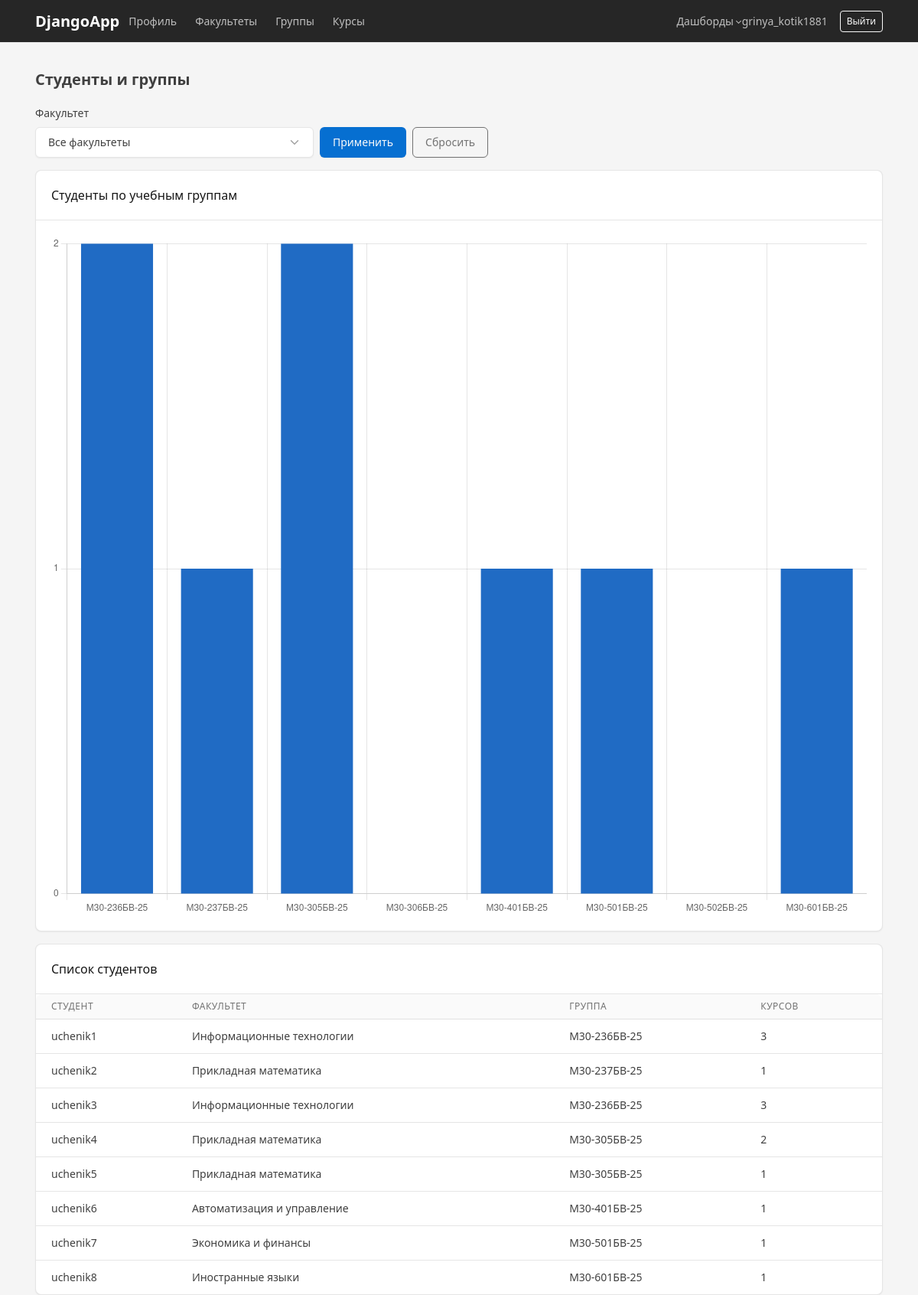
The app's page /dashboards/students/ (signed in) with its own data.
### accounts/models.py (models this page shows, shortened)
class StudentProfile(models.Model):
    user = models.OneToOneField(
        User,
        on_delete=models.CASCADE,
        related_name='student_profile'
    )
    department = models.ForeignKey(
        Department,
        on_delete=models.SET_NULL,
        null=True,
        blank=True,
        related_name='students'
    )
    academic_group = models.ForeignKey(
        AcademicGroup,
        on_delete=models.SET_NULL,
        null=True,
        blank=True,
        related_name='students'
    )
    courses = models.ManyToManyField(
        Course,
        blank=True,
        related_name='students'
    )

class Department(models.Model):
    name = models.CharField(max_length=200)

class AcademicGroup(models.Model):
    name = models.CharField(max_length=50)
    department = models.ForeignKey(
        Department,
        on_delete=models.CASCADE,
        related_name='groups'
    )

### accounts/dashboard_views.py (the view)
# urls.py: path('dashboards/students/', dv.dashboard_students, name='dashboard_students'),
@login_required
def dashboard_students(request):
    dept_id = request.GET.get('department')
    groups_qs = AcademicGroup.objects.select_related('department')
    students_qs = (
        StudentProfile.objects
        .select_related('user', 'department', 'academic_group')
        .annotate(courses_count=Count('courses'))
        .order_by('user__username')
    )
    if dept_id:
        groups_qs = groups_qs.filter(department_id=dept_id)
        students_qs = students_qs.filter(department_id=dept_id)
    groups_data = (
        groups_qs
        .annotate(students_count=Count('students'))
        .order_by('name')
    )
    bar_labels = [g.name for g in groups_data]
    bar_values = [g.students_count for g in groups_data]
    departments = Department.objects.all().order_by('name')
    context = {
        'bar_labels': bar_labels,
        'bar_values': bar_values,
        'students': students_qs,
        'departments': departments,
        'selected_department': dept_id,
    }
    return render(request, 'dashboards/students.html', context)

### templates/dashboards/students.html (shortened to what this page needs)
{% extends 'base.html' %}
{% block content %}
<div class="page-header d-print-none mb-3">
    <div class="row align-items-center">
        <div class="col">
            <h2 class="page-title">Студенты и группы</h2>
        </div>
    </div>
</div>
{% include "components/filter_form.html" with departments=departments selected_department=selected_department %}
<div class="row row-deck row-cards mb-3">
    <div class="col-md-12">
        {% include "components/chart_card.html" with title="Студенты по учебным группам" canvas_id="groupsChart" %}
    </div>
</div>
<div class="card">
    <div class="card-header">
        <h3 class="card-title">Список студентов</h3>
    </div>
    <div class="table-responsive">
        <table class="table table-vcenter card-table">
            <thead>
                <tr>
                    <th>Студент</th>
                    <th>Факультет</th>
                    <th>Группа</th>
                    <th>Курсов</th>
                </tr>
            </thead>
            <tbody>
                {% for s in students %}
                <tr>
                    <td>{{ s.user.username }}</td>
                    <td>{{ s.department.name|default:"—" }}</td>
                    <td>{{ s.academic_group.name|default:"—" }}</td>
                    <td>{{ s.courses_count }}</td>
                </tr>
                {% empty %}
                <tr><td colspan="4" class="text-center text-secondary">Нет данных</td></tr>
                {% endfor %}
            </tbody>
        </table>
    </div>
</div>
{% endblock %}
{% block scripts %}
<script>
    new Chart(document.getElementById('groupsChart'), {
        type: 'bar',
        data: {
            labels: {{ bar_labels|safe }},
            datasets: [{
                label: 'Студенты',
                data: {{ bar_values|safe }},
                backgroundColor: '#206bc4'
            }]
        },
        options: {
            responsive: true,
            plugins: { legend: { display: false } },
            scales: { y: { beginAtZero: true, ticks: { precision: 0 } } }
        }
    });
</script>
{% endblock %}

### templates/base.html (shortened to what this page needs)
{% load static %}
<!DOCTYPE html>
<html lang="ru">
<head>
    <link rel="stylesheet" href="{% static 'vendor/tabler/css/tabler.min.css' %}">
    <link rel="stylesheet" href="{% static 'css/style.css' %}">
</head>
<body>
<nav class="navbar navbar-expand-lg navbar-dark bg-dark">
    <div class="container">
        <a class="navbar-brand" href="/profile/">DjangoApp</a>
        <div class="navbar-nav me-auto">
            <a class="nav-link" href="/profile/">Профиль</a>
            <a class="nav-link" href="/departments/">Факультеты</a>
            <a class="nav-link" href="/groups/">Группы</a>
            <a class="nav-link" href="/courses/">Курсы</a>
        </div>
        <div class="nav-item dropdown">
    <a class="nav-link dropdown-toggle" href="#" data-bs-toggle="dropdown" role="button">
        Дашборды
    </a>
</div>
        {% if user.is_authenticated %}
            <span class="navbar-text me-3">{{ user.username }}</span>
            <form method="post" action="/accounts/logout/">
                <button class="btn btn-outline-light btn-sm" type="submit">
                    Выйти
                </button>
            </form>
        {% endif %}
    </div>
</nav>
<div class="container page-container">
    {% block content %}
    {% endblock %}
</div>
{% block scripts %}{% endblock %}
</body>
</html>

### static/css/style.css (style rules this page uses)
body { background-color: #f5f5f5; }
.page-container { margin-top: 30px; }

### records on screen
StudentProfile: user.username "uchenik1", department.name "Информационные технологии", academic_group.name "М30-236БВ-25", courses_count "3"
StudentProfile: user.username "uchenik2", department.name "Прикладная математика", academic_group.name "М30-237БВ-25", courses_count "1"
StudentProfile: user.username "uchenik3", department.name "Информационные технологии", academic_group.name "М30-236БВ-25", courses_count "3"
StudentProfile: user.username "uchenik4", department.name "Прикладная математика", academic_group.name "М30-305БВ-25", courses_count "2"
StudentProfile: user.username "uchenik5", department.name "Прикладная математика", academic_group.name "М30-305БВ-25", courses_count "1"
StudentProfile: user.username "uchenik6", department.name "Автоматизация и управление", academic_group.name "М30-401БВ-25", courses_count "1"
StudentProfile: user.username "uchenik7", department.name "Экономика и финансы", academic_group.name "М30-501БВ-25", courses_count "1"
StudentProfile: user.username "uchenik8", department.name "Иностранные языки", academic_group.name "М30-601БВ-25", courses_count "1"

### other values on screen
{{ user.username }} "grinya_kotik1881"
{{ title }} "Студенты по учебным группам"
chart data {{ bar_labels|safe }} ['М30-236БВ-25', 'М30-237БВ-25', 'М30-305БВ-25', 'М30-306БВ-25', 'М30-401БВ-25', 'М30-501БВ-25', 'М30-502БВ-25', 'М30-601БВ-25']
chart data {{ bar_values|safe }} [2, 1, 2, 0, 1, 1, 0, 1]
